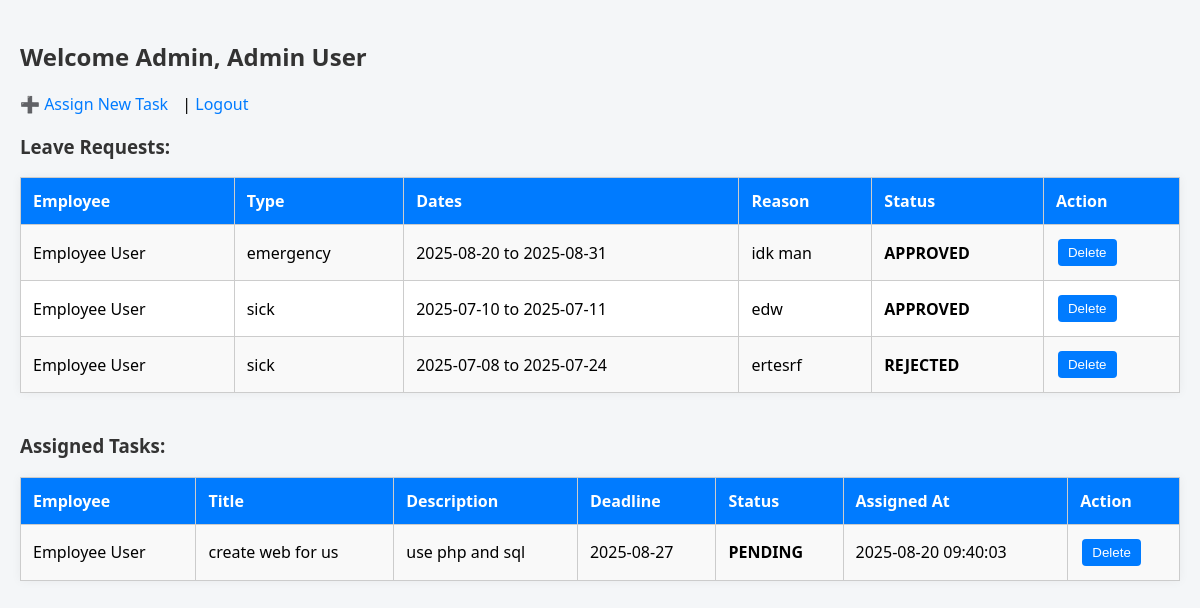
Screenshot of /dashboard/manager.php (signed in) with the database file from the repository.
### tables this page shows
CREATE TABLE `leave_requests` (
  `id` int(11) NOT NULL,
  `user_id` int(11) NOT NULL,
  `leave_type` varchar(50) NOT NULL,
  `start_date` date NOT NULL,
  `end_date` date NOT NULL,
  `reason` text DEFAULT NULL,
  `status` enum('pending','approved','rejected') DEFAULT 'pending',
  `requested_at` timestamp NOT NULL DEFAULT current_timestamp()
);

CREATE TABLE `users` (
  `id` int(11) NOT NULL,
  `name` varchar(100) NOT NULL,
  `email` varchar(100) NOT NULL,
  `password` varchar(255) NOT NULL,
  `role` enum('admin','employee') NOT NULL,
  `department` varchar(100) DEFAULT NULL,
  `created_at` timestamp NOT NULL DEFAULT current_timestamp()
);

CREATE TABLE `tasks` (
  `id` int(11) NOT NULL,
  `title` varchar(255) NOT NULL,
  `description` text NOT NULL,
  `assigned_to` int(11) NOT NULL,
  `assigned_by` int(11) NOT NULL,
  `deadline` date NOT NULL,
  `status` enum('pending','completed') DEFAULT 'pending',
  `created_at` timestamp NOT NULL DEFAULT current_timestamp()
);

### dashboard/manager.php (the view, shortened to what this page needs)
<?php
require_once '../includes/db.php';
$stmt = $pdo->query("SELECT lr.*, u.name FROM leave_requests lr JOIN users u ON lr.user_id = u.id ORDER BY requested_at DESC");
$leave_requests = $stmt->fetchAll();
$task_stmt = $pdo->query("
    SELECT t.*, u.name AS employee_name
    FROM tasks t
    JOIN users u ON t.assigned_to = u.id
    ORDER BY t.created_at DESC
");
$tasks = $task_stmt->fetchAll();
?>
<!DOCTYPE html>
<html>
<head>
</head>
<body>
    <h2>Welcome Admin, <?= htmlspecialchars($_SESSION['name']) ?></h2>
    <p>
        <a href="assign_task.php">➕ Assign New Task</a> |
        <a href="../logout.php">Logout</a>
    </p>
    <h3>Leave Requests:</h3>
    <table>
        <tr>
            <th>Employee</th>
            <th>Type</th>
            <th>Dates</th>
            <th>Reason</th>
            <th>Status</th>
            <th>Action</th>
        </tr>
        <?php foreach ($leave_requests as $req): ?>
            <tr>
                <td><?= htmlspecialchars($req['name']) ?></td>
                <td><?= htmlspecialchars($req['leave_type']) ?></td>
                <td><?= $req['start_date'] ?> to <?= $req['end_date'] ?></td>
                <td><?= htmlspecialchars($req['reason']) ?></td>
                <td><strong><?= strtoupper($req['status']) ?></strong></td>
                <td>
                    <form method="POST" onsubmit="return confirm('Are you sure?')">
                        <button type="submit" name="action" value="delete">Delete</button>
                    </form>
                </td>
            </tr>
        <?php endforeach; ?>
    </table>
    <h3>Assigned Tasks:</h3>
    <table>
        <tr>
            <th>Employee</th>
            <th>Title</th>
            <th>Description</th>
            <th>Deadline</th>
            <th>Status</th>
            <th>Assigned At</th>
            <th>Action</th>
        </tr>
        <?php foreach ($tasks as $task): ?>
            <tr>
                <td><?= htmlspecialchars($task['employee_name']) ?></td>
                <td><?= htmlspecialchars($task['title']) ?></td>
                <td><?= htmlspecialchars($task['description']) ?></td>
                <td><?= $task['deadline'] ?></td>
                <td><strong><?= strtoupper($task['status']) ?></strong></td>
                <td><?= $task['created_at'] ?></td>
                <td>
                    <form method="POST" onsubmit="return confirm('Delete this task?')">
                        <button type="submit">Delete</button>
                    </form>
                </td>
            </tr>
        <?php endforeach; ?>
    </table>
</body>
</html>

### dashboard/manager.php (style rules this page uses)
body { font-family: 'Segoe UI', Tahoma, sans-serif; background-color: #f4f6f8; margin: 0; padding: 20px; }
h2, h3 { color: #333; }
a { text-decoration: none; color: #007bff; margin-right: 10px; }
table { width: 100%; border-collapse: collapse; margin-bottom: 40px; background: #fff; box-shadow: 0 0 10px rgba(0,0,0,0.05); }
th, td { padding: 12px; border: 1px solid #ccc; text-align: left; }
th { background-color: #007bff; color: white; }
tr:nth-child(even) { background-color: #f9f9f9; }
button { padding: 6px 10px; margin: 2px; background-color: #007bff; color: white; border: none; border-radius: 4px; cursor: pointer; }
form { display: inline; }

### rows the page displays
leave_requests: user.name "Employee User", leave_type "emergency", start_date "2025-08-20", end_date "2025-08-31", reason "idk man", status "APPROVED"
leave_requests: user.name "Employee User", leave_type "sick", start_date "2025-07-10", end_date "2025-07-11", reason "edw", status "APPROVED"
leave_requests: user.name "Employee User", leave_type "sick", start_date "2025-07-08", end_date "2025-07-24", reason "ertesrf", status "REJECTED"
tasks: assigned_to.name "Employee User", title "create web for us", description "use php and sql", deadline "2025-08-27", status "PENDING", created_at "2025-08-20 09:40:03"

### other values shown
$_SESSION['name'] "Admin User"
